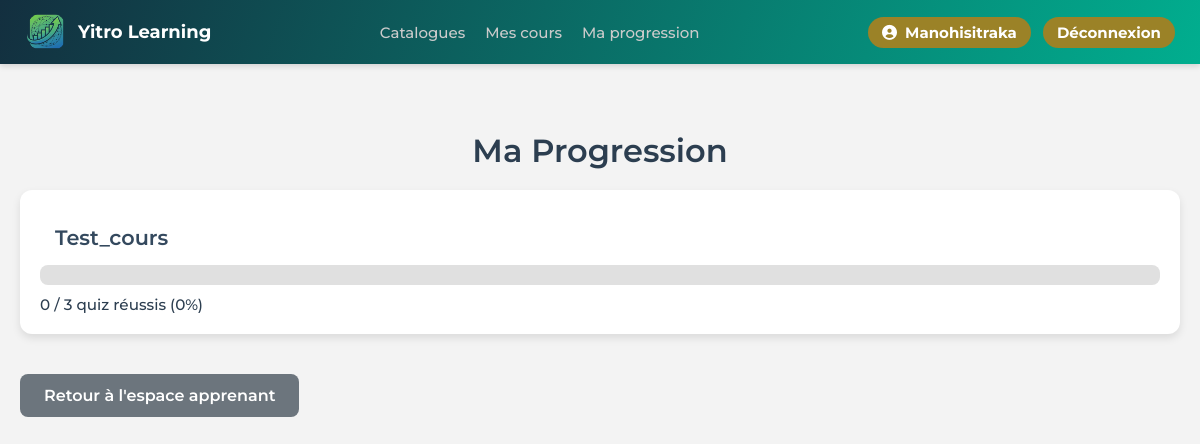
Screenshot of /Espace/apprenant/progression_apprenant.php (signed in) with the database file from the repository.
### tables this page shows
CREATE TABLE `utilisateurs` (
  `id` int NOT NULL AUTO_INCREMENT,
  `nom` varchar(255) NOT NULL,
  `email` varchar(255) NOT NULL,
  `mot_de_passe` varchar(255) NOT NULL,
  `telephone` varchar(20) DEFAULT NULL,
  `photo` varchar(255) DEFAULT NULL,
  `pays` varchar(100) DEFAULT NULL,
  `langue` varchar(100) DEFAULT NULL,
  `autre_langue` varchar(100) DEFAULT NULL,
  `objectifs` text,
  `type_cours` varchar(100) DEFAULT NULL,
  `niveau_formation` varchar(100) DEFAULT NULL,
  `niveau_etude` varchar(100) DEFAULT NULL,
  `acces_internet` varchar(50) DEFAULT NULL,
  `appareil` varchar(100) DEFAULT NULL,
  `accessibilite` text,
  `rgpd` tinyint(1) DEFAULT '0',
  `charte` tinyint(1) DEFAULT '0',
  `role` enum('apprenant','admin','moderator') DEFAULT 'apprenant',
  `actif` tinyint(1) DEFAULT '1',
  `created_at` timestamp NULL DEFAULT CURRENT_TIMESTAMP,
  PRIMARY KEY (`id`),
  UNIQUE KEY `email` (`email`)
);

CREATE TABLE `cours` (
  `id` int NOT NULL AUTO_INCREMENT,
  `formateur_id` int NOT NULL,
  `titre` varchar(255) NOT NULL,
  `description` text NOT NULL,
  `prix` decimal(10,2) NOT NULL,
  `photo` varchar(255) DEFAULT NULL,
  `created_at` timestamp NULL DEFAULT CURRENT_TIMESTAMP,
  PRIMARY KEY (`id`),
  KEY `formateur_id` (`formateur_id`),
  CONSTRAINT `cours_ibfk_1` FOREIGN KEY (`formateur_id`) REFERENCES `formateurs` (`id`) ON DELETE CASCADE
);

### Espace/apprenant/progression_apprenant.php (the view, shortened to what this page needs)
<?php
require_once '../config/db.php';
$stmt = $pdo->prepare("SELECT nom FROM utilisateurs WHERE id = ?");
$stmt->execute([$_SESSION['user_id']]);
$user = $stmt->fetch(PDO::FETCH_ASSOC);
$stmt = $pdo->prepare("
    SELECT c.id, c.titre,
           COUNT(DISTINCT q.id) AS total_quiz,
           COUNT(DISTINCT CASE WHEN rq.score >= q.score_minimum THEN rq.id END) AS quiz_reussis
    FROM inscriptions i
    JOIN cours c ON i.cours_id = c.id
    LEFT JOIN modules m ON m.cours_id = c.id
    LEFT JOIN quiz q ON q.module_id = m.id
    LEFT JOIN resultats_quiz rq ON rq.quiz_id = q.id AND rq.utilisateur_id = ?
    WHERE i.utilisateur_id = ? AND i.statut_paiement = 'paye'
    GROUP BY c.id, c.titre
");
$stmt->execute([$_SESSION['user_id'], $_SESSION['user_id']]);
$cours = $stmt->fetchAll(PDO::FETCH_ASSOC);
?>
<!DOCTYPE html>
<html lang="fr">
<head>
    <link rel="stylesheet" href="../../asset/css/styles.css">
    <link rel="stylesheet" href="https://cdnjs.cloudflare.com/ajax/libs/font-awesome/6.0.0-beta3/css/all.min.css">
</head>
<body>
    <header>
        <nav class="main-nav">
            <div class="logo">
                <img src="../../../../asset/images/other_logo.png" alt="Yitro E-Learning">
                <a href="espace_apprenant.php" class="logo-text">Yitro Learning</a>
            </div>
            <ul class="nav-list">
                <li class="dropdown">
                    <a href="espace_apprenant.php">Catalogues</a>
                </li>
                <li class="dropdown">
                    <a href="mes_cours.php">Mes cours</a>
                </li>
                <li class="dropdown">
                    <a href="progression_apprenant.php">Ma progression</a>
                </li>
            </ul>
            <div class="auth-links">
                <ul class="nav-list">
                    <li>
                        <a href="#" class="btn-primary" style="display: flex; align-items: center; gap: 8px;">
                            <i class="fas fa-user-circle"></i>
                            <?php echo htmlspecialchars($user['nom']); ?>
                        </a>
                    </li>
                    <li><a href="../../authentification/logout.php" class="btn-primary">Déconnexion</a></li>
                </ul>
            </div>
        </nav>
    </header>
    <section class="progression-section">
        <div class="container">
            <h1>Ma Progression</h1>
            <?php if (empty($cours)): ?>
                <p class="no-courses">Vous n'êtes inscrit à aucun cours pour le moment.</p>
            <?php else: ?>
                <?php foreach ($cours as $c): ?>
                    <?php
                    $progression = $c['total_quiz'] > 0 ? ($c['quiz_reussis'] / $c['total_quiz']) * 100 : 0;
                    ?>
                    <div class="course-card">
                        <h3><?php echo htmlspecialchars($c['titre']); ?></h3>
                        <div class="progress-bar-container">
                        </div>
                        <div class="progress-text">
                            <?php echo $c['quiz_reussis']; ?> / <?php echo $c['total_quiz']; ?> quiz réussis (<?php echo round($progression, 1); ?>%)
                        </div>
                    </div>
                <?php endforeach; ?>
            <?php endif; ?>
            <a href="espace_apprenant.php" class="btn-back">Retour à l'espace apprenant</a>
        </div>
    </section>
</body>
</html>

### asset/css/styles.css (style rules this page uses)
body { margin: 0; font-family: "Montserrat", sans-serif; color: #333; background-color: #f8f9fa; }
.course-card { background: #fff; border-radius: 12px; overflow: hidden; box-shadow: 0 4px 15px rgba(0, 0, 0, 0.1); transition: transform 0.3s ease, box-shadow 0.3s ease; }
.course-card h3 { font-size: 1.3em; font-weight: 600; color: #2c3e50; margin: 15px 15px 10px; }

### Espace/apprenant/progression_apprenant.php (style rules this page uses)
header { background: linear-gradient(109deg, #132F3F, #01ae8f); box-shadow: 0 2px 6px rgba(0, 0, 0, 0.15); position: sticky; top: 0; z-index: 1000; }
.main-nav { display: flex; align-items: center; justify-content: space-between; padding: 12px 25px; max-width: 1200px; margin: 0 auto; }
.logo { display: flex; align-items: center; gap: 10px; }
.logo img { height: 40px; border-radius: 50%; }
.logo-text { text-decoration: none; font-weight: 700; font-size: 18px; color: #ffffff; }
.nav-list { list-style: none; display: flex; align-items: center; gap: 20px; margin: 0; padding: 0; }
.nav-list li { position: relative; }
.nav-list a { text-decoration: none; color: #cbcbcb; font-weight: 500; font-size: 15px; transition: color 0.2s ease; }
.auth-links .nav-list { gap: 12px; }
.auth-links .btn-primary { background-color: #9b8227; color: white; padding: 6px 14px; border-radius: 18px; font-weight: bold; transition: background-color 0.2s ease; }
.progression-section { padding: 40px 20px; background: #f3f3f3; min-height: 100vh; }
.progression-section .container { max-width: 1200px; margin: 0 auto; }
.progression-section h1 { font-size: 2em; color: #2c3e50; font-weight: 600; margin-bottom: 20px; text-align: center; }
.course-card { background: white; border-radius: 12px; padding: 20px; margin-bottom: 20px; box-shadow: 0 4px 8px rgba(0,0,0,0.1); }
.course-card h3 { font-size: 1.3em; color: #34495e; margin-bottom: 15px; }
.progress-bar-container { background: #e0e0e0; border-radius: 8px; height: 20px; overflow: hidden; position: relative; }
.progress-text { font-size: 0.95em; color: #2c3e50; margin-top: 10px; font-weight: 500; }
.btn-back { background: #6c757d; color: white; padding: 12px 24px; border: none; border-radius: 8px; font-weight: 600; text-decoration: none; transition: background-color 0.3s ease, transform 0.3s ease; display: inline-block; margin-top: 20px; }

### rows the page displays
utilisateurs: nom "Manohisitraka"
cours: titre "Test_cours", quiz_reussis "0", total_quiz "3", progression "0"
